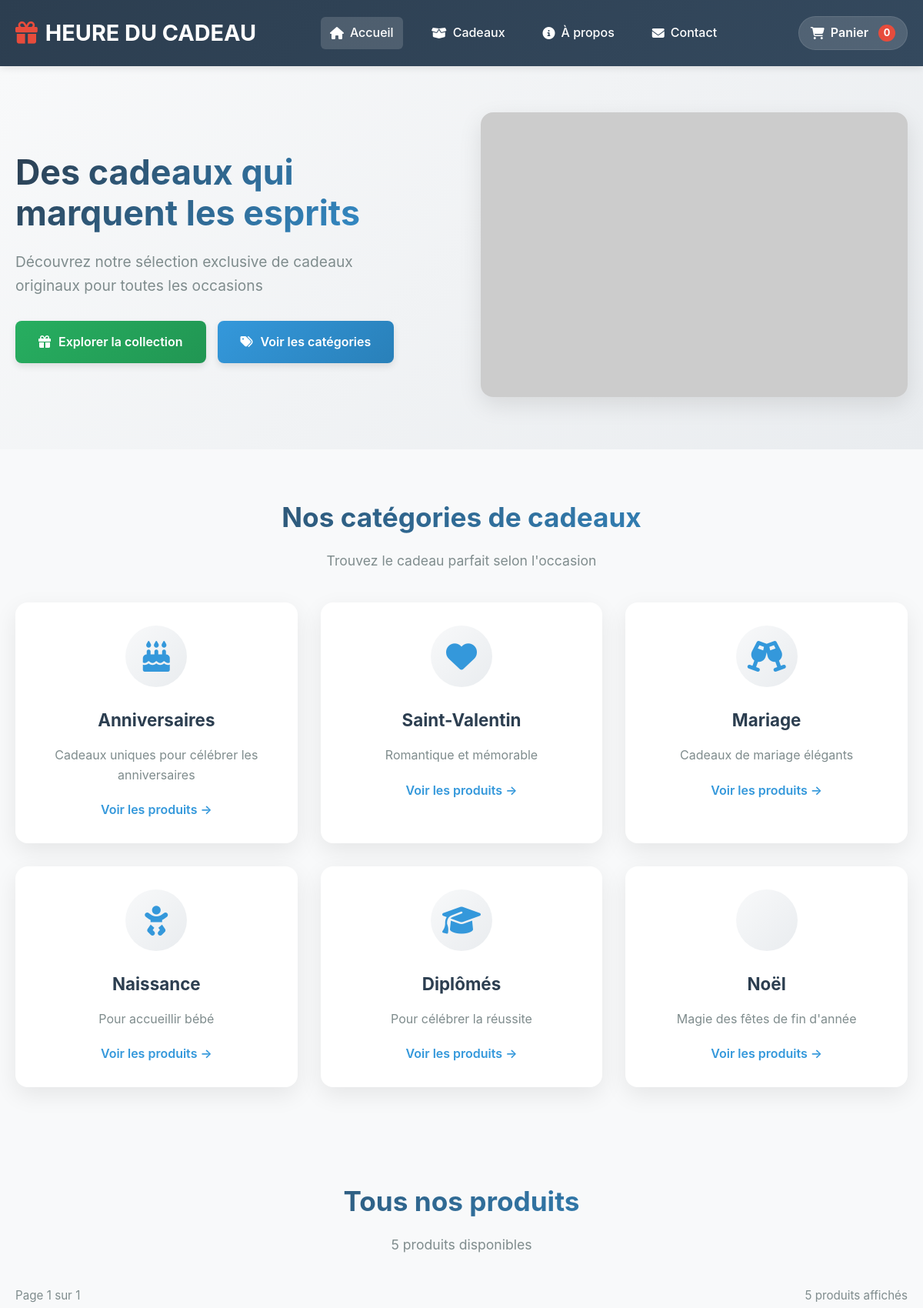
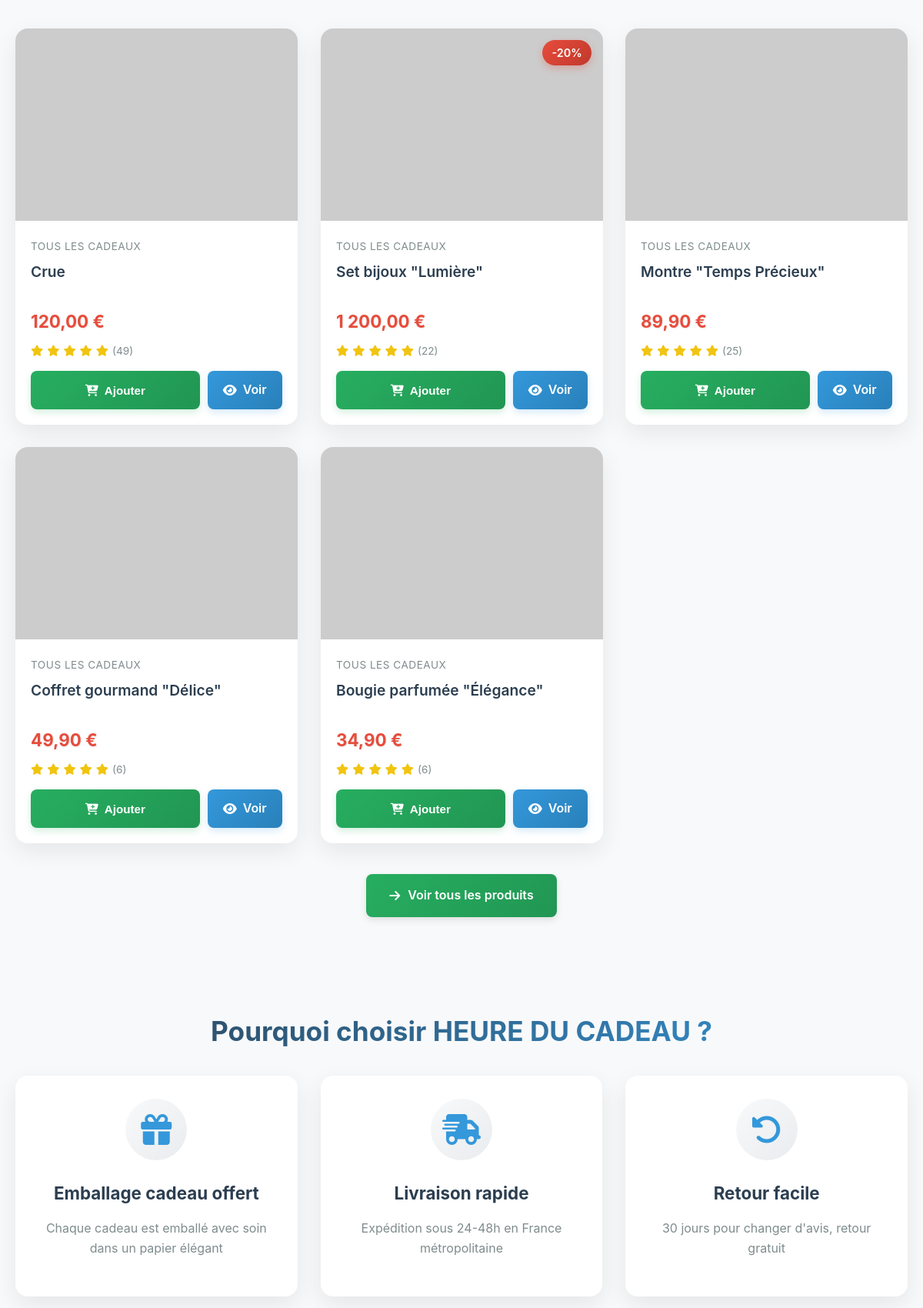
The page / (upper part) on the database its author committed (2 pictures, top to bottom).
### tables this page shows
CREATE TABLE `produits` (
  `id_produit` int NOT NULL,
  `reference` varchar(50) NOT NULL,
  `nom` varchar(255) NOT NULL,
  `slug` varchar(255) NOT NULL,
  `description` text,
  `description_courte` text,
  `prix_ht` decimal(10,2) NOT NULL,
  `tva` decimal(4,2) DEFAULT '20.00',
  `prix_ttc` decimal(10,2) GENERATED ALWAYS AS ((`prix_ht` * (1 + (`tva` / 100)))) STORED,
  `quantite_stock` int DEFAULT '0',
  `seuil_alerte` int DEFAULT '10',
  `id_categorie` int NOT NULL,
  `marque` varchar(100) DEFAULT NULL,
  `poids` decimal(6,2) DEFAULT NULL COMMENT 'en grammes',
  `dimensions` varchar(50) DEFAULT NULL COMMENT 'LxHxP en cm',
  `materiau` varchar(100) DEFAULT NULL,
  `couleur` varchar(50) DEFAULT NULL,
  `made_in` varchar(50) DEFAULT NULL,
  `personnalisable` tinyint(1) DEFAULT '0',
  `ecologique` tinyint(1) DEFAULT '0',
  `made_in_france` tinyint(1) DEFAULT '0',
  `artisanal` tinyint(1) DEFAULT '0',
  `exclusif` tinyint(1) DEFAULT '0',
  `note_moyenne` decimal(3,2) DEFAULT '0.00',
  `nombre_avis` int DEFAULT '0',
  `vues` int DEFAULT '0',
  `ventes` int DEFAULT '0',
  `statut` enum('actif','inactif','rupture','bientot') DEFAULT 'actif',
  `date_creation` datetime DEFAULT CURRENT_TIMESTAMP,
  `date_modification` datetime DEFAULT NULL ON UPDATE CURRENT_TIMESTAMP
);

CREATE TABLE `categories` (
  `id_categorie` int NOT NULL,
  `nom` varchar(100) NOT NULL,
  `slug` varchar(100) NOT NULL,
  `description` text,
  `parent_id` int DEFAULT NULL,
  `image` varchar(255) DEFAULT NULL,
  `ordre` int DEFAULT '0',
  `active` tinyint(1) DEFAULT '1',
  `meta_titre` varchar(255) DEFAULT NULL,
  `meta_description` text,
  `date_creation` datetime DEFAULT CURRENT_TIMESTAMP
);

### session_verification.php (called while the page is built, shortened)
<?php
function getPDOConnection() {
    static $pdo = null;
    if ($pdo !== null) {
        try {
            $pdo->query("SELECT 1");
            return $pdo;
        } catch (PDOException $e) {
            error_log("Connexion PDO perdue, reconnexion...");
            $pdo = null;
        }
    }
    try {
        $dsn = "mysql:host=" . DB_HOST . ";dbname=" . DB_NAME . ";charset=" . DB_CHARSET;
        $options = [
            PDO::ATTR_ERRMODE => PDO::ERRMODE_EXCEPTION,
            PDO::ATTR_DEFAULT_FETCH_MODE => PDO::FETCH_ASSOC,
            PDO::ATTR_EMULATE_PREPARES => false,
            PDO::ATTR_PERSISTENT => true,
            PDO::MYSQL_ATTR_INIT_COMMAND => "SET NAMES " . DB_CHARSET . " COLLATE " . DB_CHARSET . "_unicode_ci",
            PDO::ATTR_TIMEOUT => 5
        ];
        $pdo = new PDO($dsn, DB_USER, DB_PASS, $options);
        $pdo->exec("SET SESSION sql_mode = 'TRADITIONAL'");
        $pdo->exec("SET SESSION group_concat_max_len = 10000");
        return $pdo;
    } catch (PDOException $e) {
        $errorMsg = "Erreur de connexion BDD: " . $e->getMessage();
        error_log($errorMsg);
        $lastError = $errorMsg;
        if (defined('ENVIRONMENT') && ENVIRONMENT === 'development') {
            error_log("DSN utilisé: mysql:host=" . DB_HOST . ";dbname=" . DB_NAME);
            error_log("Code erreur: " . $e->getCode());
        }
        return null;
    }
}
function countCartItems($forceRefresh = false) {
    $pdo = getPDOConnection();
    $session_id = session_id();
    $client_id = $_SESSION['id_client'] ?? null;
    try {
        if ($client_id) {
            $sql = "
                SELECT COALESCE(SUM(pi.quantite), 0) as total
                FROM panier p
                INNER JOIN panier_items pi ON p.id_panier = pi.id_panier
                WHERE p.id_client = :client_id
                  AND p.statut = 'actif'
            ";
            $params = [':client_id' => $client_id];
        } else {
            $sql = "
                SELECT COALESCE(SUM(pi.quantite), 0) as total
                FROM panier p
                INNER JOIN panier_items pi ON p.id_panier = pi.id_panier
                WHERE p.session_id = :session_id
                  AND p.statut = 'actif'
            ";
            $params = [':session_id' => $session_id];
        }
        $stmt = $pdo->prepare($sql);
        $stmt->execute($params);
        $result = $stmt->fetch();
        $total = (int)($result['total'] ?? 0);
        return $total;
    } catch (Exception $e) {
        error_log("Erreur countCartItems: " . $e->getMessage());
        return 0;
    }
}
?>

### index.php (the view, shortened to what this page needs)
<?php
require_once 'session_verification.php';
$produits_par_page = 12;
$page = isset($_GET['page']) ? (int)$_GET['page'] : 1;
$offset = ($page - 1) * $produits_par_page;
$pdo = getPDOConnection();
$produits = [];
$total_produits = 0;
$total_pages = 1;
$erreur_bdd = false;
$message_erreur = '';
if ($pdo) {
    try {
        $stmt_count = $pdo->query("SELECT COUNT(*) FROM produits WHERE statut = 'actif'");
        $total_produits = $stmt_count->fetchColumn();
        $total_pages = ceil($total_produits / $produits_par_page);
        $sql = "
            SELECT p.*,
                   c.nom as categorie_nom,
                   NULL as image
            FROM produits p
            LEFT JOIN categories c ON p.id_categorie = c.id_categorie
            WHERE p.statut = 'actif'
            ORDER BY p.date_creation DESC, p.id_produit DESC
            LIMIT :limit OFFSET :offset
        ";
        $stmt = $pdo->prepare($sql);
        $stmt->bindValue(':limit', $produits_par_page, PDO::PARAM_INT);
        $stmt->bindValue(':offset', $offset, PDO::PARAM_INT);
        $stmt->execute();
        $produits = $stmt->fetchAll();
        $images = [];
        if (!empty($produits)) {
            $ids = array_column($produits, 'id_produit');
            $placeholders = implode(',', array_fill(0, count($ids), '?'));
            $stmt_imgs = $pdo->prepare("
                SELECT id_produit, url_image
                FROM images_produits
                WHERE id_produit IN ($placeholders) AND principale = 1
            ");
            $stmt_imgs->execute($ids);
            while ($img = $stmt_imgs->fetch()) {
                $images[$img['id_produit']] = $img['url_image'];
            }
        }
    } catch (Exception $e) {
        error_log("Erreur récupération produits: " . $e->getMessage());
        $erreur_bdd = true;
        $message_erreur = $e->getMessage();
    }
} else {
    $erreur_bdd = true;
    $message_erreur = "Impossible de se connecter à la base de données";
}
$nb_articles = countCartItems();
?>
<!doctype html>
<html lang="fr">
<head>
    <link rel="stylesheet" href="https://cdnjs.cloudflare.com/ajax/libs/font-awesome/6.4.0/css/all.min.css" />
</head>
<body>
    <header>
        <div class="container">
            <div class="header-content">
                <a href="index.php" class="logo">
                    <i class="fas fa-gift"></i> HEURE DU CADEAU
                </a>
                <nav>
                    <a href="index.php" class="active"><i class="fas fa-home"></i> Accueil</a>
                    <a href="catalogue.php"><i class="fas fa-box-open"></i> Cadeaux</a>
                    <a href="apropos.html"><i class="fas fa-info-circle"></i> À propos</a>
                    <a href="contact.html"><i class="fas fa-envelope"></i> Contact</a>
                </nav>
                <a href="panier.html" class="cart-link">
                    <i class="fas fa-shopping-cart"></i>
                    <span>Panier</span>
                    <span class="cart-count" id="cartCount"><?= $nb_articles ?></span>
                </a>
            </div>
        </div>
    </header>
    <section class="hero">
        <div class="container hero-container">
            <div class="hero-content">
                <h1 class="hero-title">Des cadeaux qui marquent les esprits</h1>
                <p class="hero-subtitle">Découvrez notre sélection exclusive de cadeaux originaux pour toutes les occasions</p>
                <div class="hero-buttons">
                    <a href="catalogue.php" class="btn btn-primary"><i class="fas fa-gift"></i> Explorer la collection</a>
                    <a href="#categories" class="btn btn-secondary"><i class="fas fa-tags"></i> Voir les catégories</a>
                </div>
            </div>
            <div class="hero-image">
                <img src="img/hero-banner.jpg" alt="Collection de cadeaux élégants" onerror="this.src='https://via.placeholder.com/600x400?text=Cadeaux+élégants'" />
            </div>
        </div>
    </section>
    <section class="categories" id="categories">
        <div class="container">
            <h2 class="section-title">Nos catégories de cadeaux</h2>
            <p class="section-subtitle">Trouvez le cadeau parfait selon l'occasion</p>
            <div class="categories-grid">
                <div class="category-card">
                    <div class="category-icon"><i class="fas fa-birthday-cake"></i></div>
                    <h3>Anniversaires</h3>
                    <p>Cadeaux uniques pour célébrer les anniversaires</p>
                    <a href="catalogue.php?categorie=1" class="category-link">Voir les produits →</a>
                </div>
                <div class="category-card">
                    <div class="category-icon"><i class="fas fa-heart"></i></div>
                    <h3>Saint-Valentin</h3>
                    <p>Romantique et mémorable</p>
                    <a href="catalogue.php?categorie=2" class="category-link">Voir les produits →</a>
                </div>
                <div class="category-card">
                    <div class="category-icon"><i class="fas fa-glass-cheers"></i></div>
                    <h3>Mariage</h3>
                    <p>Cadeaux de mariage élégants</p>
                    <a href="catalogue.php?categorie=3" class="category-link">Voir les produits →</a>
                </div>
                <div class="category-card">
                    <div class="category-icon"><i class="fas fa-baby"></i></div>
                    <h3>Naissance</h3>
                    <p>Pour accueillir bébé</p>
                    <a href="catalogue.php?categorie=4" class="category-link">Voir les produits →</a>
                </div>
                <div class="category-card">
                    <div class="category-icon"><i class="fas fa-graduation-cap"></i></div>
                    <h3>Diplômés</h3>
                    <p>Pour célébrer la réussite</p>
                    <a href="catalogue.php?categorie=5" class="category-link">Voir les produits →</a>
                </div>
                <div class="category-card">
                    <div class="category-icon"><i class="fas fa-christmas-tree"></i></div>
                    <h3>Noël</h3>
                    <p>Magie des fêtes de fin d'année</p>
                    <a href="catalogue.php?categorie=6" class="category-link">Voir les produits →</a>
                </div>
            </div>
        </div>
    </section>
    <section class="featured-products">
        <div class="container">
            <h2 class="section-title">Tous nos produits</h2>
            <p class="section-subtitle"><?= $total_produits ?> produits disponibles</p>
            <div class="products-info">
                <span>Page <?= $page ?> sur <?= $total_pages ?></span>
                <span><?= count($produits) ?> produits affichés</span>
            </div>
            <div class="products-grid" id="featuredProducts">
                <?php if ($erreur_bdd): ?>
                    <div class="products-error">
                        <i class="fas fa-exclamation-triangle"></i>
                        <h3>Erreur de chargement</h3>
                        <p><?= htmlspecialchars($message_erreur) ?></p>
                        <button onclick="window.location.reload()" class="btn btn-primary" style="margin-top: 20px;">
                            <i class="fas fa-sync-alt"></i> Réessayer
                        </button>
                    </div>
                <?php else: ?>
                    <?php foreach ($produits as $produit):
                        $prix = number_format($produit['prix_ttc'] ?? 0, 2, ',', ' ');
                        $image_url = isset($images[$produit['id_produit']])
                            ? $images[$produit['id_produit']]
                            : 'https://via.placeholder.com/300x300/95a5a6/ffffff?text=Produit';
                    ?>
                    <div class="product-card" data-id="<?= $produit['id_produit'] ?>">
                        <?php if (($produit['id_produit'] ?? 0) == 4): ?>
                        <span class="discount-badge">-20%</span>
                        <?php endif; ?>
                        <div class="product-image">
                            <img src="<?= $image_url ?>"
                                 alt="<?= htmlspecialchars($produit['nom'] ?? 'Produit') ?>"
                                 loading="lazy"
                                 onerror="this.src='https://via.placeholder.com/300x300/95a5a6/ffffff?text=Produit'">
                        </div>
                        <div class="product-info">
                            <span class="product-category"><?= htmlspecialchars($produit['categorie_nom'] ?? 'Cadeau') ?></span>
                            <h3><?= htmlspecialchars($produit['nom'] ?? 'Produit sans nom') ?></h3>
                            <p class="product-price"><?= $prix ?> €</p>
                            <div class="product-rating">
                                <?php for($i = 1; $i <= 5; $i++): ?>
                                    <i class="fas fa-star"></i>
                                <?php endfor; ?>
                                <span class="rating-count">(<?= rand(5, 50) ?>)</span>
                            </div>
                            <div class="product-actions">
                                <button class="btn-add-to-cart" data-id="<?= $produit['id_produit'] ?>" title="Ajouter au panier">
                                    <i class="fas fa-cart-plus"></i> Ajouter
                                </button>
                                <a href="catalogue.php?id=<?= $produit['id_produit'] ?>" class="btn-view">
                                    <i class="fas fa-eye"></i> Voir
                                </a>
                            </div>
                        </div>
                    </div>
                    <?php endforeach; ?>
                <?php endif; ?>
            </div>
            <div class="text-center" style="margin-top: 20px;">
                <a href="catalogue.php" class="btn btn-primary"><i class="fas fa-arrow-right"></i> Voir tous les produits</a>
            </div>
        </div>
    </section>
    <section class="services">
        <div class="container">
            <h2 class="section-title">Pourquoi choisir HEURE DU CADEAU ?</h2>
            <div class="services-grid">
                <div class="service-card">
                    <div class="service-icon"><i class="fas fa-gift"></i></div>
                    <h3>Emballage cadeau offert</h3>
                    <p>Chaque cadeau est emballé avec soin dans un papier élégant</p>
                </div>
                <div class="service-card">
                    <div class="service-icon"><i class="fas fa-shipping-fast"></i></div>
                    <h3>Livraison rapide</h3>
                    <p>Expédition sous 24-48h en France métropolitaine</p>
                </div>
                <div class="service-card">
                    <div class="service-icon"><i class="fas fa-undo-alt"></i></div>
                    <h3>Retour facile</h3>
                    <p>30 jours pour changer d'avis, retour gratuit</p>
                </div>
            </div>
        </div>
    </section>
</body>
</html>

### rows shown on the page
produits: id_categorie.nom "TOUS LES CADEAUX", nom "Crue", prix_ttc "120,00"
produits: shows "-20%", id_categorie.nom "TOUS LES CADEAUX", nom "Set bijoux \"Lumière\"", prix_ttc "1 200,00"
produits: id_categorie.nom "TOUS LES CADEAUX", nom "Montre \"Temps Précieux\"", prix_ttc "89,90"
produits: id_categorie.nom "TOUS LES CADEAUX", nom "Coffret gourmand \"Délice\"", prix_ttc "49,90"
produits: id_categorie.nom "TOUS LES CADEAUX", nom "Bougie parfumée \"Élégance\"", prix_ttc "34,90"

### other values the page prints
$nb_articles "0"
$total_produits "5"
$page "1"
$total_pages "1"
count($produits) "5"
